Frame 1 (no input): blank canvas, image omitted
Frame 60 (the mouse pressed at the canvas centre just before this capture): blank canvas, image omitted
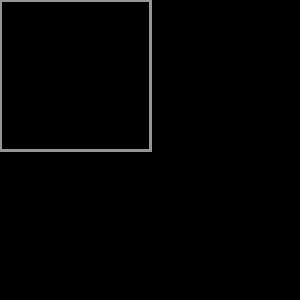
Frame 120 (the mouse held since frame 60 and released just before this capture)

The Processing sketch whose frames 1 and 60 were blank and that drew this single picture after the mouse press (run headless with seeded random() and noise(); from frame 60 on, the mouse is pressed at the canvas centre):

// Processing sketch: processing_58018
// ── processing_58018.pde

void setup() {
  size(300,300);
  background(0);
 }

void draw() {
  
stroke(149,mouseY,mouseX);
  strokeWeight (2);
  fill(0,0,0,0);
  rect(0,0, mouseX, mouseY);
}
